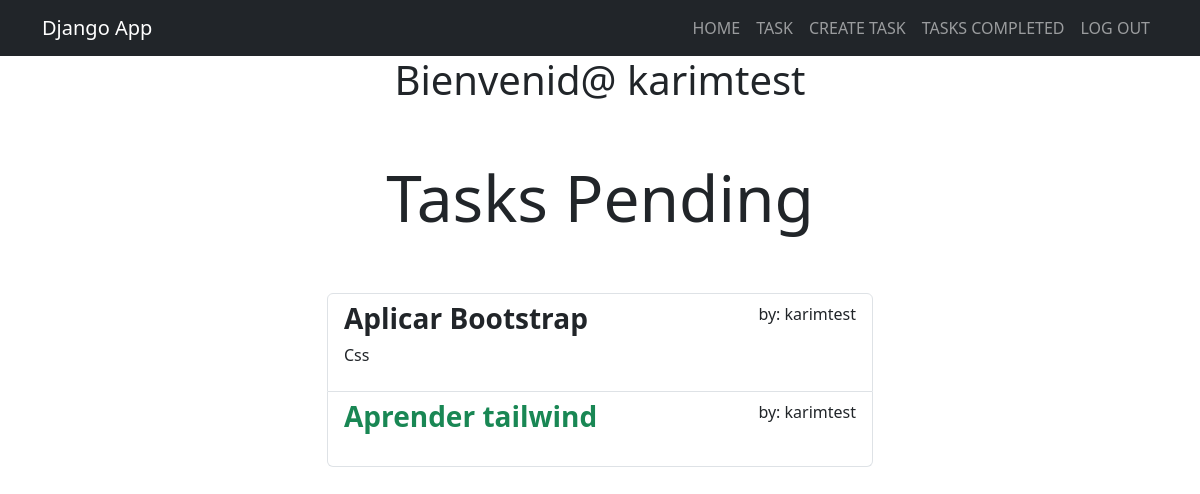
The app's page /tasks/ (signed in), older data.
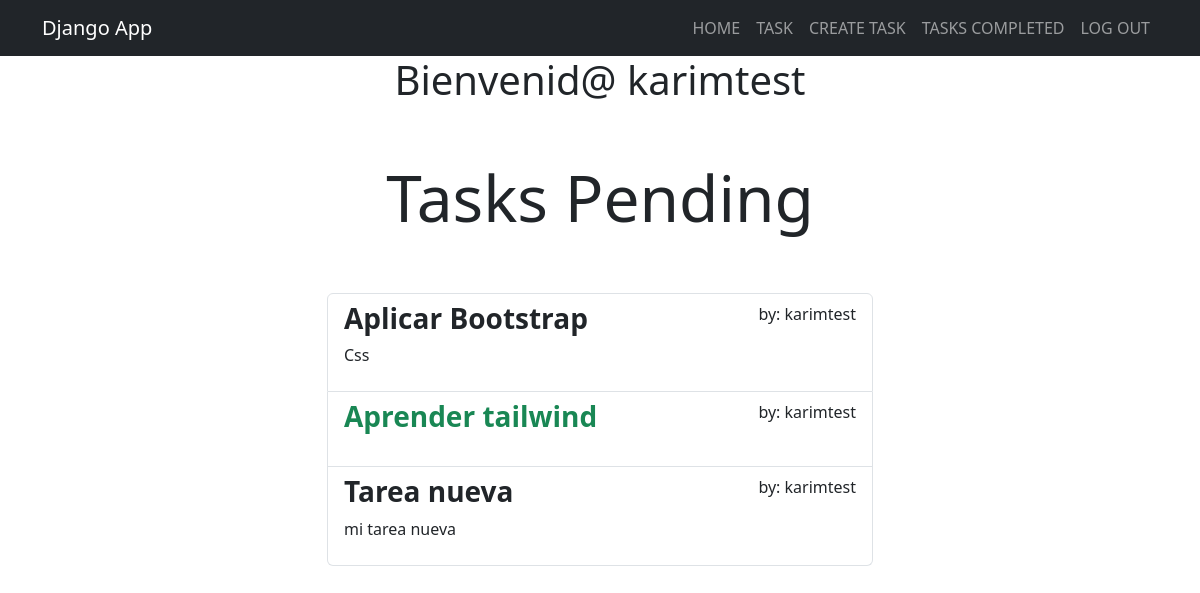
The same page, newer data.
### tasks/models.py (models this page shows, shortened)
class Task(models.Model):
    title = models.CharField(max_length=200)
    description = models.TextField(blank=True)
    created = models.DateTimeField(auto_now_add=True)
    datecompleted = models.DateTimeField(null=True, blank=True)
    important = models.BooleanField(default=False)
    user = models.ForeignKey(User, on_delete=models.CASCADE)

### tasks/views.py (the view)
# urls.py: path('tasks/', views.tasks, name='tasks'),
@login_required
def tasks(request):
    tasks = Task.objects.filter(user=request.user, datecompleted__isnull=True)
    return render(request, 'tasks.html', {
        'tasks' : tasks
    })

### tasks/templates/tasks.html
{% extends 'base.html' %}
{% block content %}
<main class="container">
  <div class="row">
    <div class="col-md-6 offset-md-3">
      <h1 class="text-center display-3 py-5">Tasks Pending</h1>
      <ul class="list-group">
        {% for task in tasks %}
        <a class="list-group-item" href="{% url 'task_detail' task.id %}">
          <header class="d-flex justify-content-between">
            {% if task.important %}
            <h3 class="fw-bold text-success">{{task.title}}</h3>
            {% else %}
            <h3 class="fw-bold">{{task.title}}</h3>
            {% endif %}
            <p>by: {{task.user.username}}</p>
          </header>
          <p>{{task.description}}</p>
        </a>
        {% endfor %}
      </ul>
    </div>
  </div>
</main>
{% endblock %}

Row changes from the older to the newer data that the page shows:
added Task: title "Tarea nueva", user.username "karimtest", description "mi tarea nueva"
